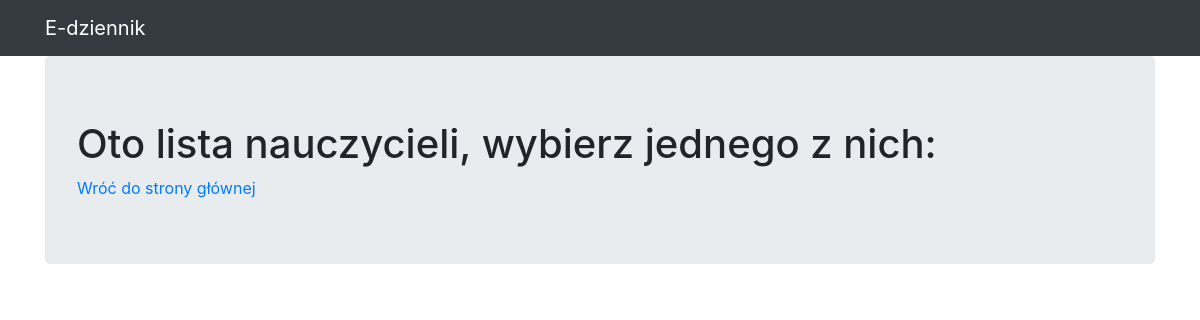
The page /edziennik/nauczyciele/ on the database as committed earlier.
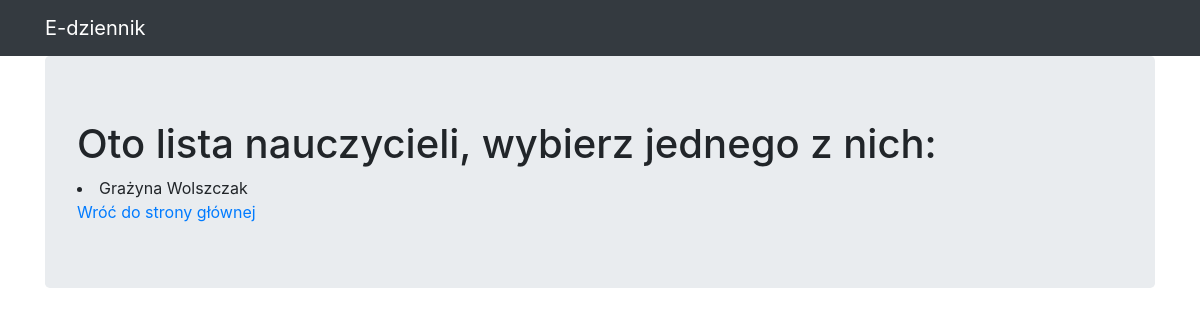
The same page on the database as committed later.
### dziennik/models.py (models this page shows, shortened)
class Nauczyciel(models.Model):
    name = models.CharField(max_length=128)
    klasa = models.ManyToManyField(Klasa)
    przedmiot = models.ForeignKey(Przedmiot, on_delete=models.CASCADE, null=True, blank=True)

### dziennik/views.py (the view)
# urls.py: path("nauczyciele/", views.nauczyciele, name="nauczyciele"),
def nauczyciele(request):
    return render(
        request,
        template_name="nauczyciele.html",
        context={"nauczyciele": Nauczyciel.objects.all()}
    )

### dziennik/templates/nauczyciele.html
{% extends 'base.html' %}
{% block content %}
  <body>
    <h1>Oto lista nauczycieli, wybierz jednego z nich:</h1>
      {% for coś in nauczyciele %}
    <li>{{ coś.name }}</li>
    {% endfor %}
     <a href="{% url 'edziennik:index' %}"> Wróć do strony głównej</a>
    {% endblock %}

Rows that differ between the two databases and show on the page:
added Nauczyciel: name "Grażyna Wolszczak"
